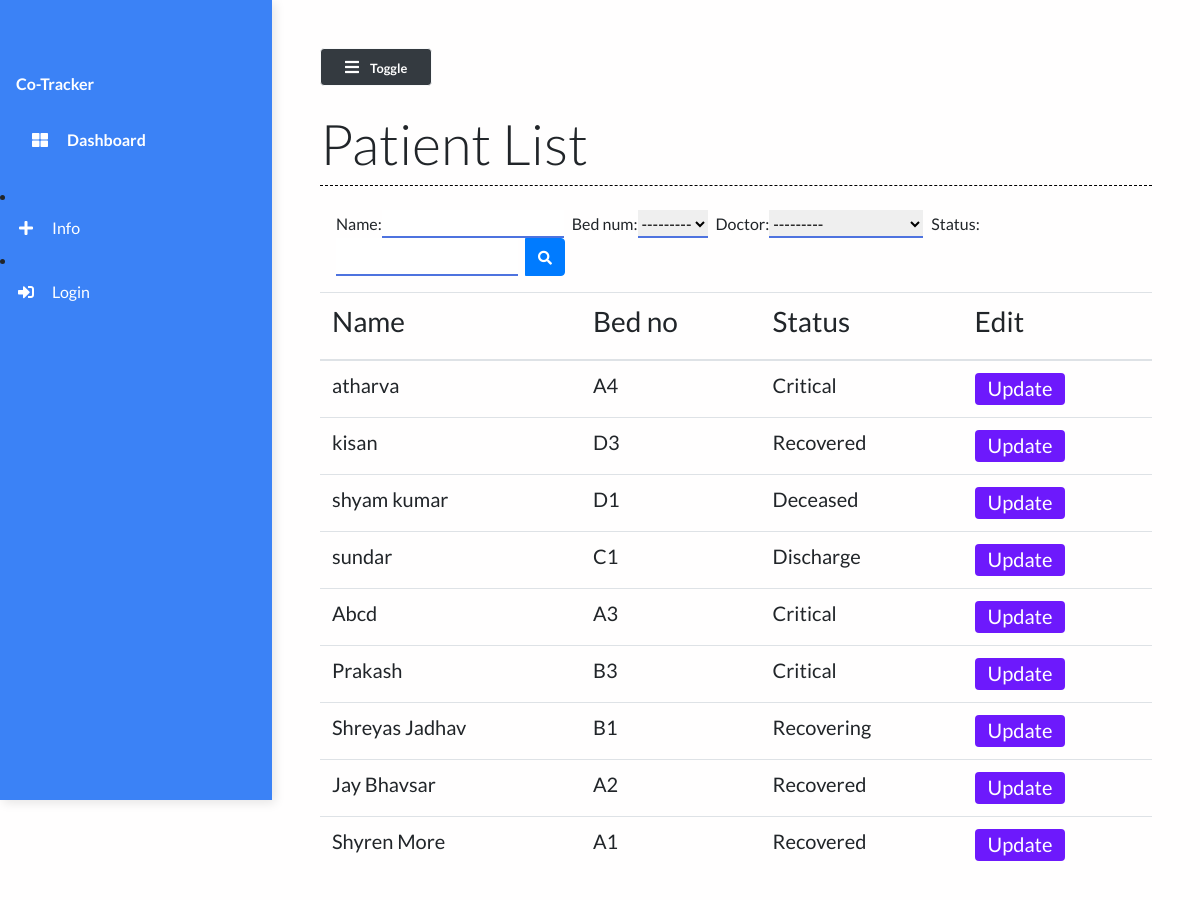
Before: /patient_list/ with the older database file.
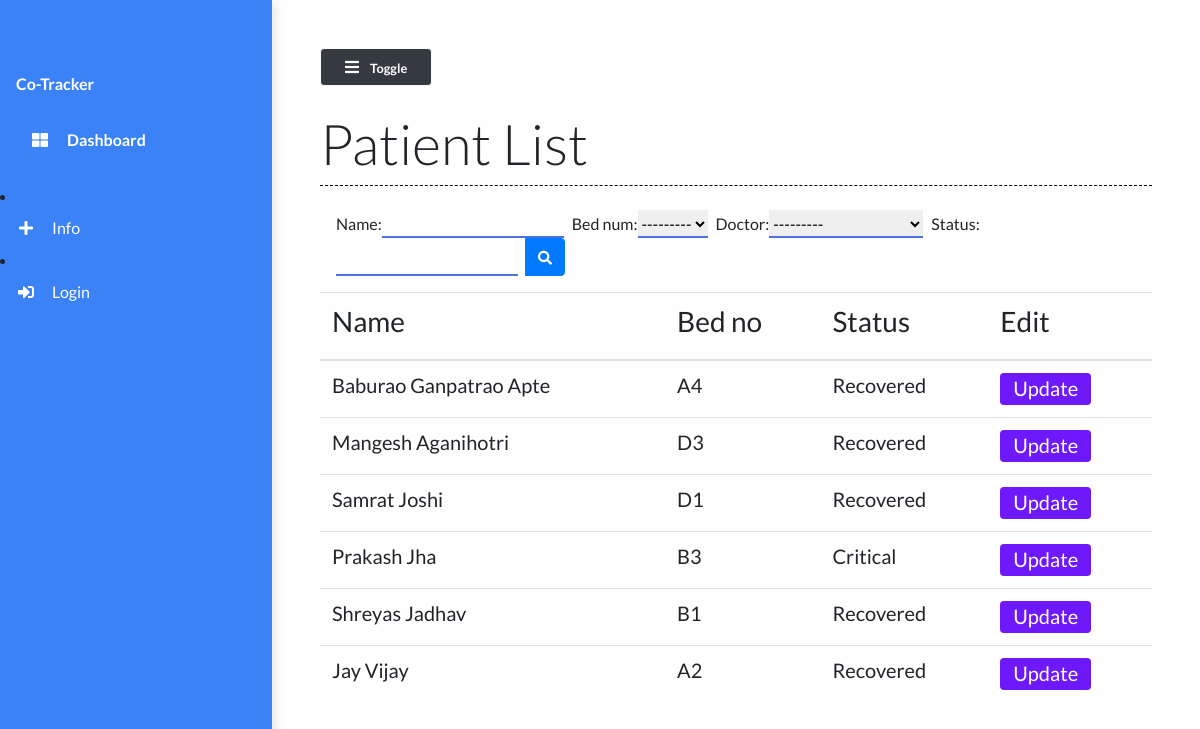
After: the same page with the newer database file.
### main/models.py (models this page shows, shortened)
class Patient(models.Model):
    name = models.CharField(max_length=50)
    phone_num = models.CharField(max_length=15)
    patient_relative_name = models.CharField(max_length=50, null=True)
    patient_relative_contact = models.CharField(max_length=15, null=True)
    address = models.TextField()
    SYMPTOMS = (
        ('Fever', 'Fever'),
        ('Dry cough', 'Dry cough'),
        ('Tiredness', 'Tiredness'),
        ('Aches and pains', 'Aches and pains'),
        ('Sore throat', 'Sore throat'),
        ('Diarrhoea', 'Diarrhoea'),
        ('Loss of taste or smell', 'Loss of taste or smell'),
        ('Difficulty in breathing or shortness of breath', 'Difficulty in breathing or shortness of breath'),
        ('Chest pain or pressure', 'Chest pain or pressure'),
        ('Loss of speech or movement', 'Loss of speech or movement'),
    )
    symptoms = MultiSelectField(choices=SYMPTOMS, null=True)
    prior_ailments = models.TextField()
    bed_num = models.ForeignKey("Bed", on_delete=models.CASCADE)
    dob = models.DateField(null=True)
    doctor = models.ForeignKey("Doctor", on_delete=models.CASCADE, null=True)
    doctors_notes = models.TextField(null=True, blank=True)
    doctors_visiting_time = models.CharField(null=True, max_length=50, blank=True)
    status = models.CharField(max_length=50)

class Bed(models.Model):
    bed_number = models.CharField(max_length=50)
    occupied = models.BooleanField()
    def __str__(self):
        return self.bed_number

### main/views.py (the view)
# urls.py: path("patient_list/", views.patient_list, name="patient_list"),
def patient_list(request):
    patients = Patient.objects.all().order_by('-id')
    myFilter = PatientFilter(request.GET, queryset=patients)
    patients = myFilter.qs
    context = {
        'patients': patients,
        'myFilter': myFilter
    }
    return render(request, 'main/patient_list.html', context)

### main/models.py (called while the page is built)
    def __str__(self):
        return self.name

### main/templates/main/patient_list.html (shortened to what this page needs)
{% extends 'main/base.html' %}
{% load static %}
{% block contentTitle %}
    Patient List
{% endblock contentTitle %}
{% block content %}
    <form class="d-none d-sm-inline-block form-inline mr-auto ml-md-3 my-2 my-md-0 mw-100 navbar-search mb-3" method="GET" id="list">
        <div class="input-group">
        {{myFilter.form}}
            <div class="input-group-append">
                <button class="btn btn-primary btn-block" type="submit">
                    <i class="fas fa-search fa-sm"></i>
                </button>
            </div>
        </div>
    </form>
     <div class="table-responsive mt-3">
        <table class="table table-hover">
            <thead>
                <th><h3>Name</h3></th>
                <th><h3>Bed no</h3></th>
                <th><h3>Status</h3></th>
                <th><h3>Edit</h3></th>
            </thead>
            <tbody>
                {% for patient in patients %}
                <tr class="mx-auto">
                    <td scope="row"><h5>{{ patient.name }}</h5></td>
                    <td><h5>{{ patient.bed_num }}</h5></td>
                    <td><h5>{{ patient.status }}</h5></td>
                    <td><a href="/patient/{{patient.id}}" class="btn btn-purple"><h5>Update</h5></a></td>
                </tr>
                {% endfor %}
            </tbody>
        </table>
    </div>
{% endblock content %}

### main/templates/main/base.html (shortened to what this page needs)
{% load static %}
<!DOCTYPE html>
<html lang="en">
  <head>
    <link
      rel="stylesheet"
      href="https://maxcdn.bootstrapcdn.com/bootstrap/4.0.0/css/bootstrap.min.css"
    />
    <link
      rel="stylesheet"
      href="https://cdnjs.cloudflare.com/ajax/libs/font-awesome/5.14.0/css/all.min.css"
    />
    <link
      rel="stylesheet"
      href="{% static 'styles/base.css' %}"
      type="text/css"
    />
    <link rel="stylesheet" href="//code.jquery.com/ui/1.12.1/themes/base/jquery-ui.css">
  </head>
  <body>
<div class="vertical-nav" id="sidebar">
	<div class="py-4 px-3 mb-4">
	</div>
	<p class="text-white  app_name font-weight-bold px-3 pb-4 mb-0">
		Co-Tracker
	</p>
	<p class="text-gray font-weight-bold px-3 pb-4 mb-0">
		<a href="{% url 'dashboard' %}" class="nav-link text-white">
			<i class="fa fa-th-large mr-3 text-primary"></i> Dashboard</a>
	</p>
    <li class="nav-item">
      <a href="{% url 'info' %}" class="nav-link text-white">
        <i class="fa fa-plus mr-3 text-primary fa-fw"></i>Info
      </a>
    </li>
    {% if request.user.is_authenticated == False %}
    <li class="nav-item">
			<a href="{% url 'login' %}" class="nav-link text-white">
				<i class="fa fa-sign-in-alt mr-3 text-primary fa-fw"></i>Login
			</a>
		</li>
    {% else %}
		<li class="nav-item">
			<a href="{% url 'logout' %}" class="nav-link text-white">
				<i class="fa fa-sign-out-alt mr-3 text-primary fa-fw"></i>Logout
			</a>
		</li>
    {% endif %}
</div>
    <div class="page-content p-5" id="content">
        <button id="sidebarCollapse" class="btn btn-light bg-dark rounded-pill shadow-sm px-4 mb-4" type="button">
            <i class="fa fa-bars mr-2 text-primary"></i>
            <small class="font-weight-bold text-primary">
                Toggle
            </small>
        </button>
		<h2 class="display-4 ">{% block contentTitle %}{% endblock contentTitle %}
		</h2>
		<div class="seperator mt-1 mb-4"></div>
		{% block content %}{% endblock content %}
    </div>
  </body>
</html>

### static/styles/base.css (style rules this page uses)
body { background: #fffefe; min-height: 100vh; overflow-x: hidden; font-family:Lato,'Helvetica Neue',Helvetica,Arial,sans-serif; }
.vertical-nav { background: #3b82f6 !important; min-width: 17rem; height: 100vh; position: fixed; top: 0; left: 0; box-shadow: 3px 3px 10px rgba(0, 0, 0, 0.1); transition: all 0.4s; }
.page-content { width: calc(100% -17rem); margin-left: 17rem; transition: all 0.4s; }
.seperator { margin: 3rem 0; border-bottom: 1px dashed #000000; }
.nav-link { text-transform: capitalize; }
.text-primary { color: #fff !important; }
.btn-purple { background: #6d19fc; color: #ffffff; height: 2rem; padding-top: 2px; }
#id_name { margin-right: 0.5rem; border: none; outline: none; border-bottom: 2px solid #4e73df; }
#id_bed_num { margin-right: 0.5rem; border: none; outline: none; border-bottom: 2px solid #4e73df; }
#id_status { margin-right: 0.5rem; border: none; outline: none; border-bottom: 2px solid #4e73df; }
#id_doctor { margin-right: 0.5rem; border: none; outline: none; border-bottom: 2px solid #4e73df; }

Changed rows visible on the page:
removed Patient: name "sundar", bed_num "C1", status "Discharge"
removed Patient: name "Abcd", bed_num "A3", status "Critical"
removed Patient: name "Shyren More", bed_num "A1", status "Recovered"
changed Patient: name "atharva" → "Baburao Ganpatrao Apte"; status "Critical" → "Recovered"
changed Patient: name "kisan" → "Mangesh Aganihotri"
changed Patient: name "shyam kumar" → "Samrat Joshi"; status "Deceased" → "Recovered"
changed Patient "Critical": name "Prakash" → "Prakash Jha"
changed Patient "Shreyas Jadhav": status "Recovering" → "Recovered"
changed Patient: name "Jay Bhavsar" → "Jay Vijay"
